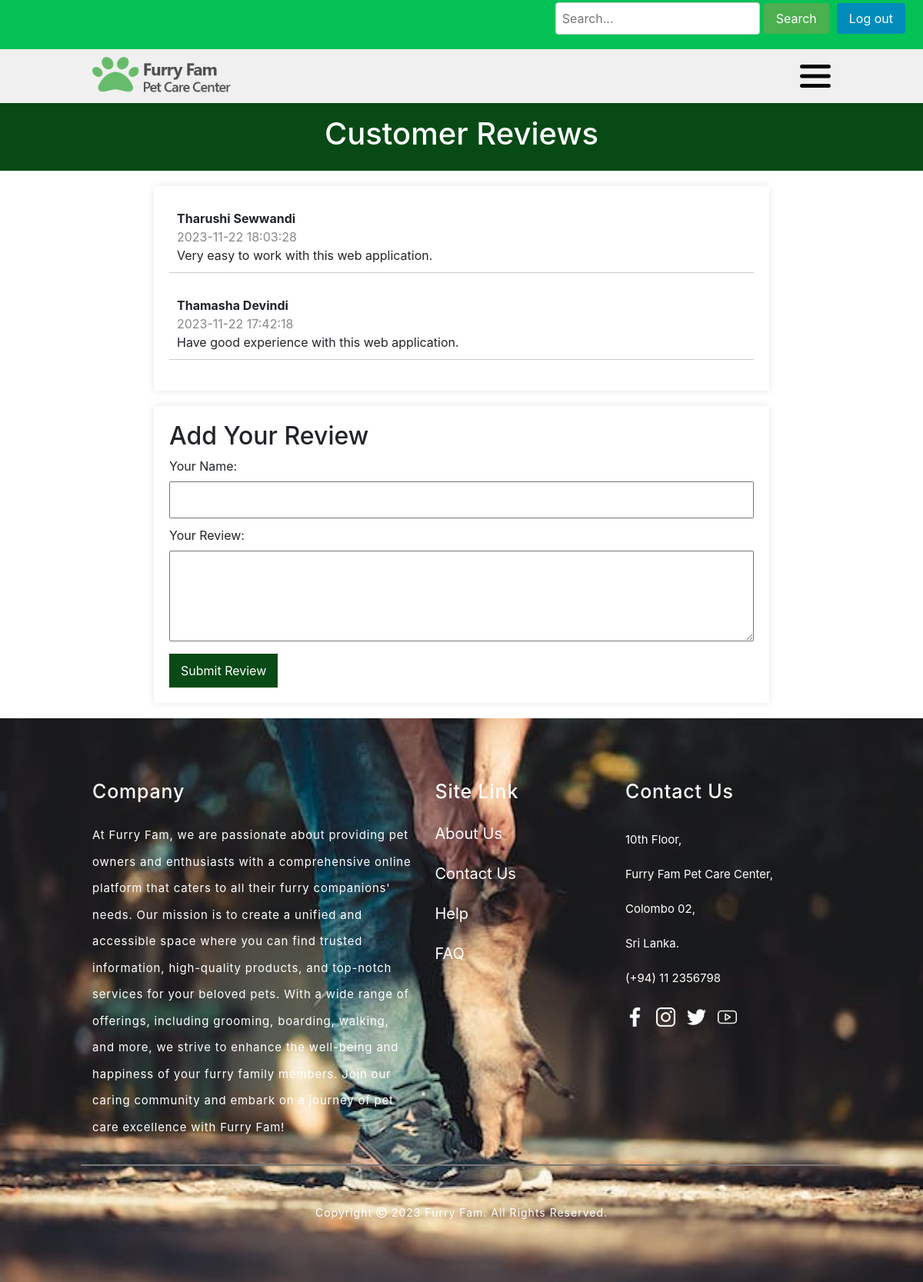
/review.php, run on the app's committed database.
### tables this page shows
CREATE TABLE `reviews` (
  `id` int(11) NOT NULL,
  `author` varchar(255) NOT NULL,
  `review` text NOT NULL,
  `date` timestamp NOT NULL DEFAULT current_timestamp()
);

### get_reviews.php (the view, shortened to what this page needs)
<?php
$host = "localhost";
$username = "root";
$password = "";
$database = "furryfam";
$conn = new mysqli($host, $username, $password, $database);
function getReviews($conn)
{
    $sql = "SELECT * FROM reviews ORDER BY date DESC";
    $result = $conn->query($sql);
    $reviews = [];
    if ($result->num_rows > 0) {
        while ($row = $result->fetch_assoc()) {
            $reviews[] = $row;
        }
    }
    foreach ($reviews as $row) {
        echo '<div class="review">';
        echo '<p class="author">' . $row["author"] . '</p>';
        echo '<p class="date">' . $row["date"] . '</p>';
        echo '<p>' . $row["review"] . '</p>';
        echo '</div>';
    }
}
getReviews($conn);
?>

### css/reveiw.css (style rules this page uses)
.review { border-bottom: 1px solid #ccc; padding: 10px; margin-bottom: 20px; }
.review p { margin: 0; }
.review .author { font-weight: bold; }
.review .date { color: #888; }

### css/home.css (style rules this page uses)
body { font-family: 'Montserrat', sans-serif; background-color: #000; }
body { font-family: Arial, sans-serif; color: #000000; margin: 0; }

### css/hf.css (style rules this page uses)
body { font-family: Arial, sans-serif; color: #000000; margin: 0; }

### data on the page
reviews: author "Tharushi Sewwandi", date "2023-11-22 18:03:28", review "Very easy to work with this web application."
reviews: author "Thamasha Devindi", date "2023-11-22 17:42:18", review "Have good experience with this web application."
